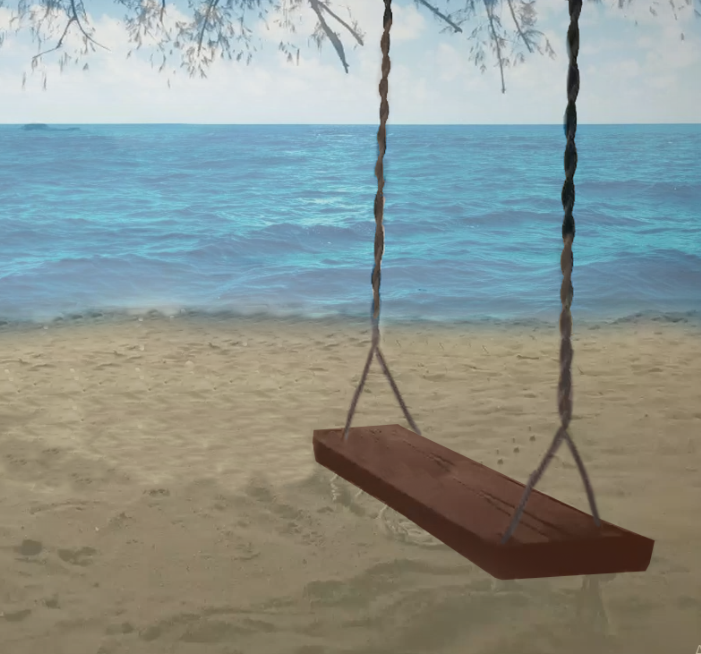
#> input picture Activity/Swing.png, 701 x 654 px, found by its file name
$ python Activity_3-1.py
#> lines starting #> are read from the running program, lines starting #| are printed output that depends on the picture
import cv2 as cv
import numpy as np
from matplotlib import image, pyplot as plt

def crop(image_src: np.ndarray, size: set, origin = (0, 0)) :
    img_result = image_src[origin[0]:(origin[0] + size[0]), origin[1]:(origin[1] + size[1])]
    return img_result

def zoom(image_src, multiplier: float) :
    width = int(image_src.shape[1] * multiplier)
    height = int(image_src.shape[0] * multiplier)
    dim = (width, height)
    image_result = cv.resize(image_src, dim)
    return image_result

if __name__ == "__main__" :

    # Resize image
    img = cv.imread('Swing.png')
#> img is the input picture: shape (654, 701, 3); mean B, G, R 144.3, 149.2, 140.1
    img = crop(img, (600, 600), (0, 50))
#> in crop, `img_result = image_src[origin[0]:(origin[0] + size[0]), origin[1]:(ori..`:
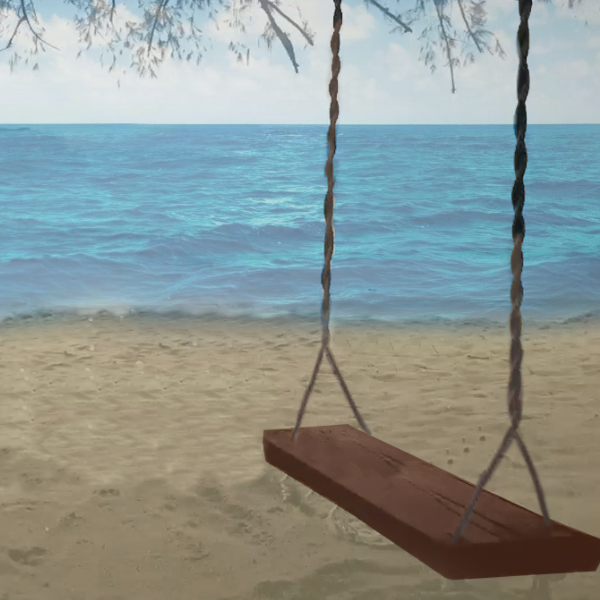
#> img_result: shape (600, 600, 3); mean B, G, R 149.2, 152.2, 141.5

    # Generate weight array
    γ_array = [0.1]
    step = 0.025
    while(γ_array[-1] < 3.0) :
        γ_array += [γ_array[-1] + step]
        if (3.0 - γ_array[-1] < step) :
            γ_array += [3.0]
    a, b = 1.0, 0

    print(γ_array)

    # Create vdโอ writer
    vdโอ_fourcc = cv.VideoWriter_fourcc(*'mp4v')
    vdโอ = cv.VideoWriter("Swing_gamma.mp4", vdโอ_fourcc, 30.0, (600,600))

    # Frame writing

    for γ in γ_array :
        frame = np.uint8((a * ((img/255)**γ) + b) * 255)
        vdโอ.write(frame)
#> this loop made 118 passes
#> pass 1, `frame = np.uint8((a * ((img/255)**γ) + b) * 255)`:
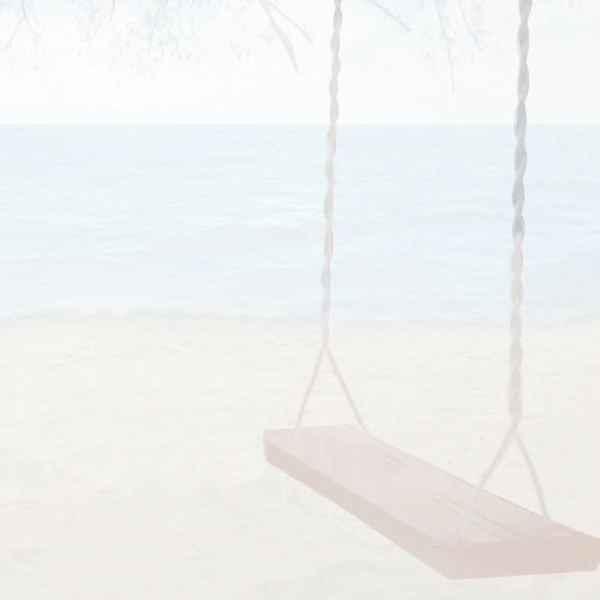
#> frame: shape (600, 600, 3); mean B, G, R 239.3, 240.5, 239
#> pass 3, `frame = np.uint8((a * ((img/255)**γ) + b) * 255)`:
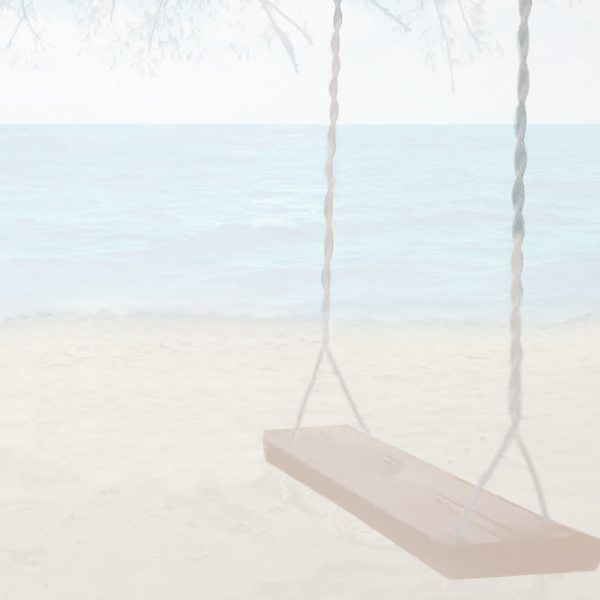
#> frame: shape (600, 600, 3); mean B, G, R 232.2, 233.9, 231.7
#> after the loop:
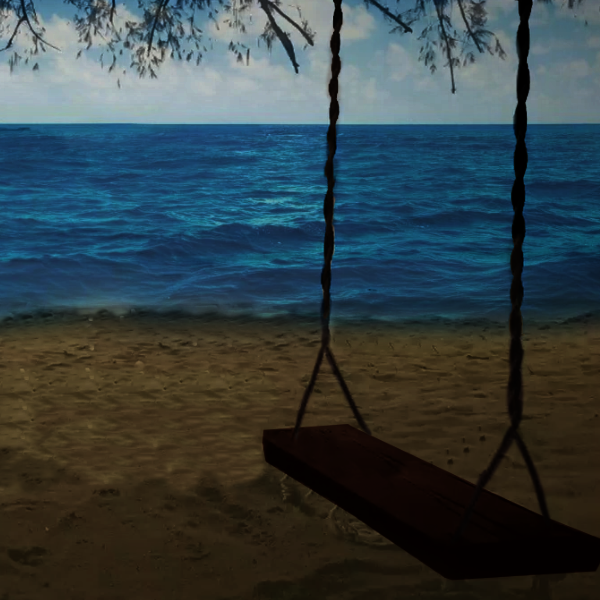
#> frame: shape (600, 600, 3); mean B, G, R 69.5, 66, 53

    for γ in γ_array[::-1] :
        frame = np.uint8((a * ((img/255)**γ) + b) * 255)
        vdโอ.write(frame)

    # vdโอ Release
    vdโอ.release()

$ run again, with Activity/canyon.png copied over Activity/Swing.png
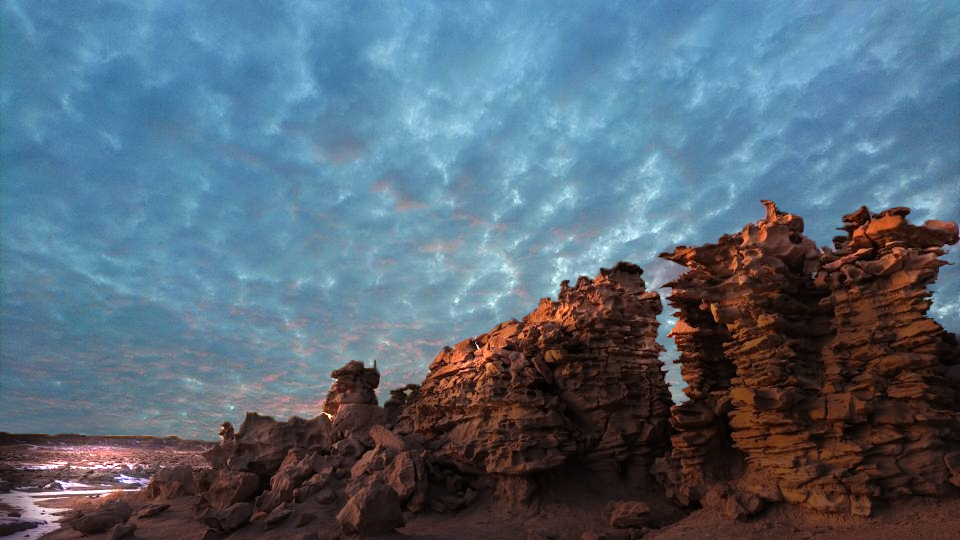
#> input picture Activity/canyon.png, 960 x 540 px, found by its file name
#> img is the input picture: shape (540, 960, 3); mean B, G, R 119.9, 104.2, 86.7
#> in crop, `img_result = image_src[origin[0]:(origin[0] + size[0]), origin[1]:(ori..`:
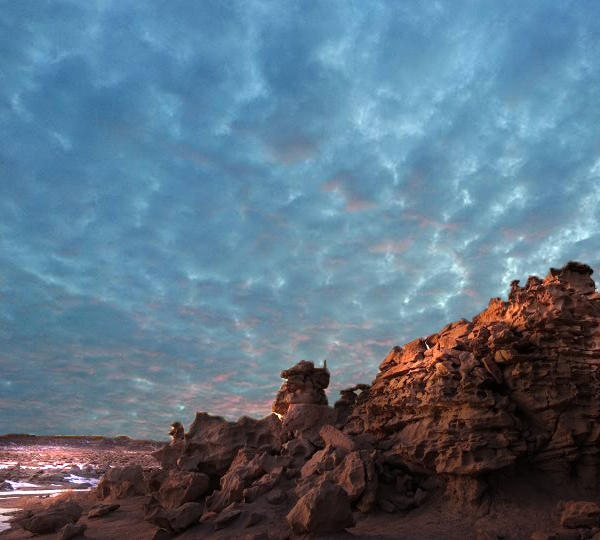
#> img_result: shape (540, 600, 3); mean B, G, R 132.4, 114.4, 91.5
#> after the loop `for γ in γ_array :`:
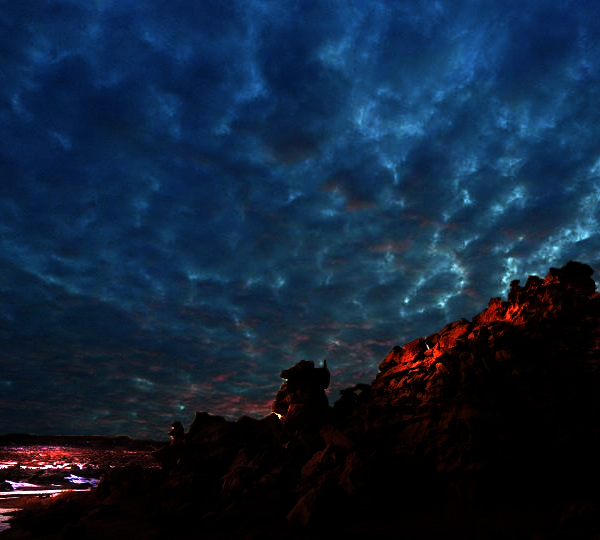
#> frame: shape (540, 600, 3); mean B, G, R 59, 35.8, 16.7

$ run again, with Activity/canyon_0.png copied over Activity/Swing.png
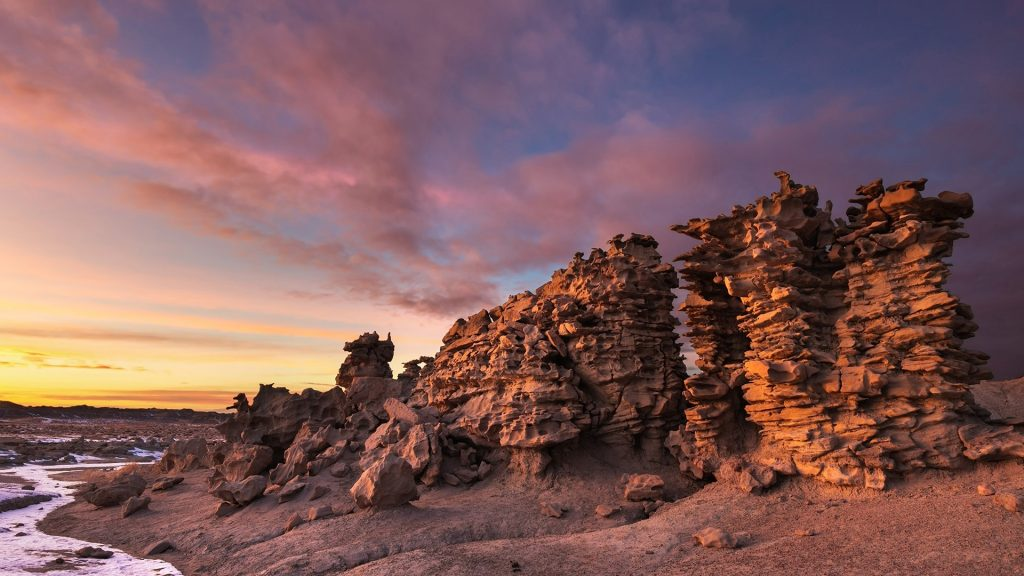
#> input picture Activity/canyon_0.png, 1024 x 576 px, found by its file name
#> img is the input picture: shape (576, 1024, 3); mean B, G, R 93.4, 92.5, 127.9
#> in crop, `img_result = image_src[origin[0]:(origin[0] + size[0]), origin[1]:(ori..`:
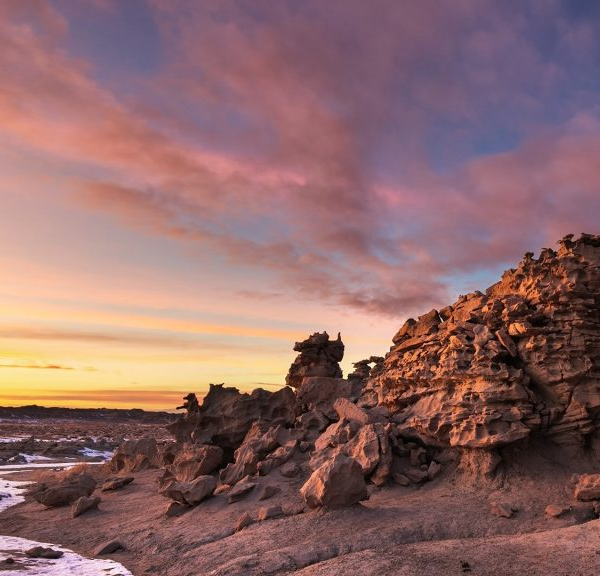
#> img_result: shape (576, 600, 3); mean B, G, R 104.5, 104.3, 141.1
#> after the loop `for γ in γ_array :`:
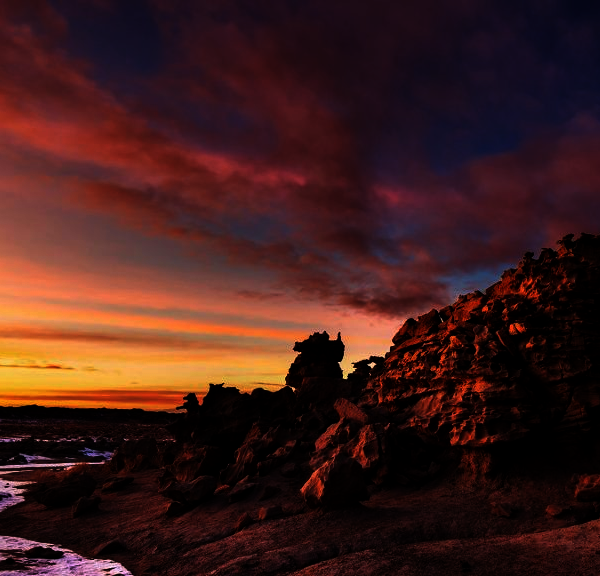
#> frame: shape (576, 600, 3); mean B, G, R 26, 29.2, 64

$ run again, with Activity/sea.png copied over Activity/Swing.png
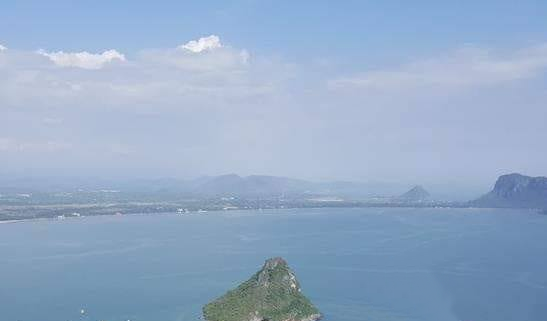
#> input picture Activity/sea.png, 547 x 321 px, found by its file name
#> img is the input picture: shape (321, 547, 3); mean B, G, R 200, 171.3, 148.5
#> in crop, `img_result = image_src[origin[0]:(origin[0] + size[0]), origin[1]:(ori..`:
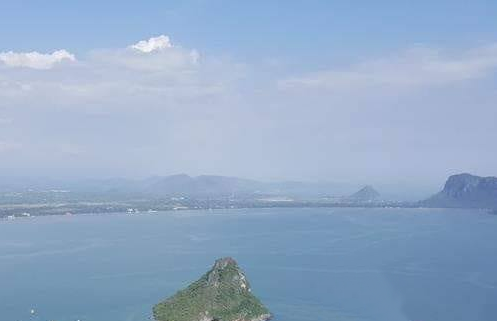
#> img_result: shape (321, 497, 3); mean B, G, R 199.8, 170.9, 147.9
#> after the loop `for γ in γ_array :`:
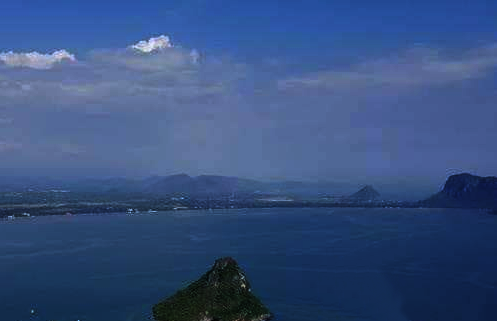
#> frame: shape (321, 497, 3); mean B, G, R 126.9, 80.1, 54.9
